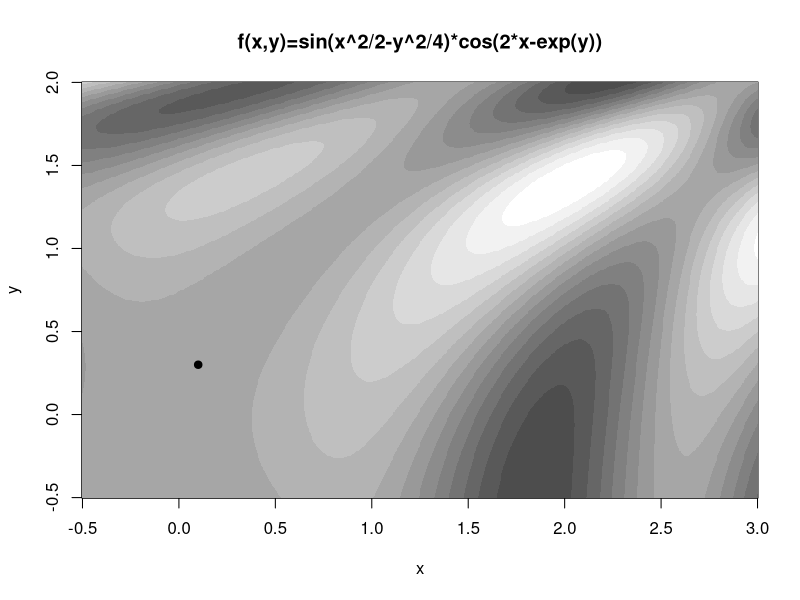

Recreate this plot in R. (Note: this script raises an error after producing the figure.)

ascent <- function(f, grad.f, x0, tol = 1e-9, n.max = 100) {
    # steepest ascent algorithm
    # find a local max of f starting at x0
    # function grad.f is the gradient of f
    
    x <- x0
    points(x[1], x[2], pch=19)
    x.old <- x
    x <- line.search(f, x, grad.f(x))
    n <- 1
    while ((f(x) - f(x.old) > tol) & (n < n.max)) {
        lines(c(x.old[1], x[1]), c(x.old[2], x[2]))
        points(x[1], x[2])
        x.old <- x
        x <- line.search(f, x, grad.f(x))
        n <- n + 1
    }
    return(x)
}

f <- function(x) sin(x[1]^2/2 - x[2]^2/4)*cos(2*x[1] - exp(x[2]))
gradf <- function(x) {
  f1 <- cos(x[1]^2/2 - x[2]^2/4)*x[1]*cos(2*x[1] - exp(x[2])) -
      sin(x[1]^2/2 - x[2]^2/4)*sin(2*x[1] - exp(x[2]))*2
  f2 <- -cos(x[1]^2/2 - x[2]^2/4)*x[2]/2*cos(2*x[1] - exp(x[2])) +
      sin(x[1]^2/2 - x[2]^2/4)*sin(2*x[1] - exp(x[2]))*exp(x[2])
  return(c(f1, f2))
}

x <- seq(-0.5, 3, .005)
y <- seq(-0.5, 2, .005)
z <- matrix(0, length(x), length(y))
for (i in 1:length(x)) {
  for (j in 1:length(y)) {
    z[i,j] <- f(c(x[i], y[j]))
  }
}
postscript('ascent_fig1.ps', width=6, height=6, colormodel='gray')
image(x, y, z, col=gray(seq(.3, 1, .05)),
    main='f(x,y)=sin(x^2/2-y^2/4)*cos(2*x-exp(y))')
ascent(f, gradf, c(0.1, 0.3))
ascent(f, gradf, c(0, 0.5))
dev.off()

x2 <- seq(-0.5, 3, .1)
y2 <- seq(-0.5, 2, .1)
xyz <- data.frame(matrix(0, length(x2)*length(y2), 3))
names(xyz) <- c('x', 'y', 'z')
n <- 0
for (i in 1:length(x2)) {
  for (j in 1:length(y2)) {
    n <- n + 1
    ix <- which(abs(x - x2[i]) < 0.001)
    jy <- which(abs(y - y2[j]) < 0.001)
    xyz[n,] <- c(x2[i], y2[j], z[ix,jy])
  }
}
library(lattice)
postscript('ascent_fig2.ps', width=6, height=6)
print(wireframe(z ~ x*y, data = xyz, scales = list(arrows = FALSE), zlab='f(x,y)', drape=T))
dev.off()
